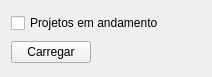
<?xml version="1.0" encoding="UTF-8"?>
<ui version="4.0">
 <class>Form</class>
 <widget class="QWidget" name="Form">
  <property name="geometry">
   <rect>
    <x>0</x>
    <y>0</y>
    <width>212</width>
    <height>77</height>
   </rect>
  </property>
  <property name="windowTitle">
   <string>Form</string>
  </property>
  <layout class="QGridLayout" name="gridLayout">
   <item row="1" column="1">
    <spacer name="horizontalSpacer">
     <property name="orientation">
      <enum>Qt::Horizontal</enum>
     </property>
     <property name="sizeHint" stdset="0">
      <size>
       <width>159</width>
       <height>20</height>
      </size>
     </property>
    </spacer>
   </item>
   <item row="0" column="0" colspan="2">
    <widget class="QCheckBox" name="projectInProgressCkb">
     <property name="text">
      <string>Projetos em andamento</string>
     </property>
    </widget>
   </item>
   <item row="1" column="0">
    <widget class="QPushButton" name="okBtn">
     <property name="text">
      <string>Carregar</string>
     </property>
    </widget>
   </item>
  </layout>
 </widget>
 <resources/>
 <connections/>
</ui>
